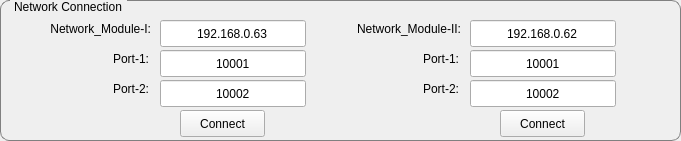
   <widget class="QGroupBox" name="groupBox_2">
    <property name="geometry">
     <rect>
      <x>10</x>
      <y>0</y>
      <width>681</width>
      <height>141</height>
     </rect>
    </property>
    <property name="styleSheet">
     <string notr="true">QGroupBox{
	border:1px solid gray;
	border-radius: 9px;
	margin-top:0.5em;} 
 QGroupBox::title{
	subcontrol-origin:margin;
	left:10px;
	padding: 0 3 px 2 3px}</string>
    </property>
    <property name="title">
     <string>Network Connection</string>
    </property>
    <widget class="QLabel" name="label">
     <property name="geometry">
      <rect>
       <x>10</x>
       <y>20</y>
       <width>141</width>
       <height>17</height>
      </rect>
     </property>
     <property name="text">
      <string>Network_Module-I:</string>
     </property>
     <property name="alignment">
      <set>Qt::AlignRight|Qt::AlignTrailing|Qt::AlignVCenter</set>
     </property>
    </widget>
    <widget class="QLineEdit" name="lineEditRobotPort1_1">
     <property name="geometry">
      <rect>
       <x>160</x>
       <y>50</y>
       <width>146</width>
       <height>27</height>
      </rect>
     </property>
     <property name="text">
      <string>10001</string>
     </property>
     <property name="alignment">
      <set>Qt::AlignCenter</set>
     </property>
    </widget>
    <widget class="QLineEdit" name="lineEditRobotIP1">
     <property name="geometry">
      <rect>
       <x>160</x>
       <y>20</y>
       <width>146</width>
       <height>27</height>
      </rect>
     </property>
     <property name="text">
      <string>192.168.0.63</string>
     </property>
     <property name="alignment">
      <set>Qt::AlignCenter</set>
     </property>
    </widget>
    <widget class="QPushButton" name="pushButtonConnect1">
     <property name="geometry">
      <rect>
       <x>180</x>
       <y>110</y>
       <width>85</width>
       <height>27</height>
      </rect>
     </property>
     <property name="text">
      <string>Connect</string>
     </property>
    </widget>
    <widget class="QLineEdit" name="lineEditRobotPort2_1">
     <property name="geometry">
      <rect>
       <x>470</x>
       <y>50</y>
       <width>146</width>
       <height>27</height>
      </rect>
     </property>
     <property name="text">
      <string>10001</string>
     </property>
     <property name="alignment">
      <set>Qt::AlignCenter</set>
     </property>
    </widget>
    <widget class="QLineEdit" name="lineEditRobotIP2">
     <property name="geometry">
      <rect>
       <x>470</x>
       <y>20</y>
       <width>146</width>
       <height>27</height>
      </rect>
     </property>
     <property name="text">
      <string>192.168.0.62</string>
     </property>
     <property name="alignment">
      <set>Qt::AlignCenter</set>
     </property>
    </widget>
    <widget class="QLabel" name="label_18">
     <property name="geometry">
      <rect>
       <x>320</x>
       <y>20</y>
       <width>141</width>
       <height>17</height>
      </rect>
     </property>
     <property name="text">
      <string>Network_Module-II:</string>
     </property>
     <property name="alignment">
      <set>Qt::AlignRight|Qt::AlignTrailing|Qt::AlignVCenter</set>
     </property>
    </widget>
    <widget class="QLabel" name="label_20">
     <property name="geometry">
      <rect>
       <x>70</x>
       <y>50</y>
       <width>79</width>
       <height>17</height>
      </rect>
     </property>
     <property name="text">
      <string>Port-1:</string>
     </property>
     <property name="alignment">
      <set>Qt::AlignRight|Qt::AlignTrailing|Qt::AlignVCenter</set>
     </property>
    </widget>
    <widget class="QLineEdit" name="lineEditRobotPort1_2">
     <property name="geometry">
      <rect>
       <x>160</x>
       <y>80</y>
       <width>146</width>
       <height>27</height>
      </rect>
     </property>
     <property name="text">
      <string>10002</string>
     </property>
     <property name="alignment">
      <set>Qt::AlignCenter</set>
     </property>
    </widget>
    <widget class="QLabel" name="label_21">
     <property name="geometry">
      <rect>
       <x>70</x>
       <y>80</y>
       <width>79</width>
       <height>17</height>
      </rect>
     </property>
     <property name="text">
      <string>Port-2:</string>
     </property>
     <property name="alignment">
      <set>Qt::AlignRight|Qt::AlignTrailing|Qt::AlignVCenter</set>
     </property>
    </widget>
    <widget class="QLabel" name="label_22">
     <property name="geometry">
      <rect>
       <x>380</x>
       <y>80</y>
       <width>79</width>
       <height>17</height>
      </rect>
     </property>
     <property name="text">
      <string>Port-2:</string>
     </property>
     <property name="alignment">
      <set>Qt::AlignRight|Qt::AlignTrailing|Qt::AlignVCenter</set>
     </property>
    </widget>
    <widget class="QLineEdit" name="lineEditRobotPort2_2">
     <property name="geometry">
      <rect>
       <x>470</x>
       <y>80</y>
       <width>146</width>
       <height>27</height>
      </rect>
     </property>
     <property name="text">
      <string>10002</string>
     </property>
     <property name="alignment">
      <set>Qt::AlignCenter</set>
     </property>
    </widget>
    <widget class="QLabel" name="label_23">
     <property name="geometry">
      <rect>
       <x>380</x>
       <y>50</y>
       <width>79</width>
       <height>17</height>
      </rect>
     </property>
     <property name="text">
      <string>Port-1:</string>
     </property>
     <property name="alignment">
      <set>Qt::AlignRight|Qt::AlignTrailing|Qt::AlignVCenter</set>
     </property>
    </widget>
    <widget class="QPushButton" name="pushButtonConnect2">
     <property name="geometry">
      <rect>
       <x>500</x>
       <y>110</y>
       <width>85</width>
       <height>27</height>
      </rect>
     </property>
     <property name="text">
      <string>Connect</string>
     </property>
    </widget>
   </widget>
